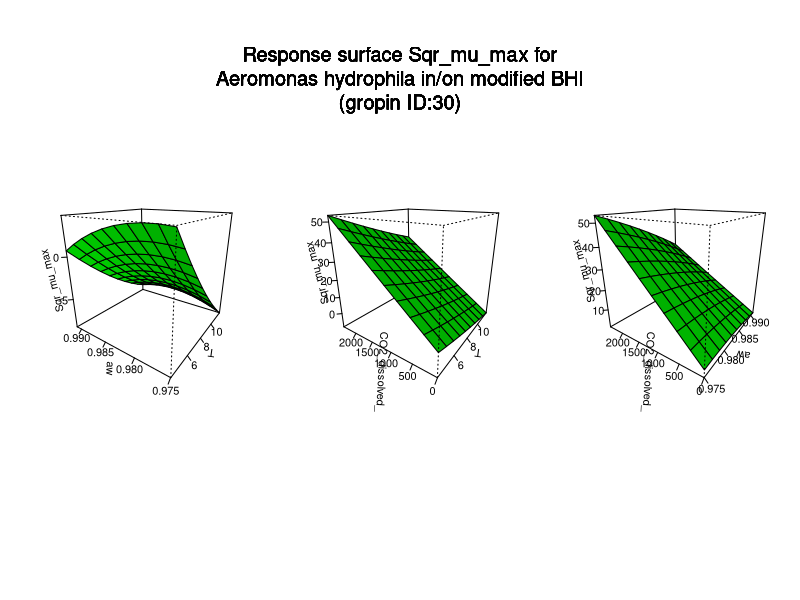

Recreate this plot in R.
#############################
# start of Parameter script
#############################
T <- seq(4.004,11.988011988012,length.out=10)
aw <- seq(0.974974,0.991008991008991,length.out=10)
CO2_dissolved_ <- seq(0,2408.59140859141,length.out=10)
#############################
# end of Parameter script
#############################
############################# 
# start of Model script Gropin ID 30 
#############################
 
# constant coefficients for this model
Il <- -18000
I1 <- -35.6
I2 <- 0.47
I3 <- 37000
I4 <- 0.053
I5 <- 7.6e-08
I6 <- -19000
I7 <- -0.00035
I8 <- 34
I9 <- -0.46
 
variables <- data.frame(T,aw,CO2_dissolved_)
argumentsPar <- unique.data.frame(expand.grid(variables))
 
# heart of the model
response_surface <- function(T,aw,CO2_dissolved_) {
   mumax <-(Il+(I1*T)+(I2*CO2_dissolved_)+(I3*aw)+(I4*(T^2))+(I5*(CO2_dissolved_^2))+(I6*(aw^2))+(I7*T*CO2_dissolved_)+(I8*T*aw)+(I9*CO2_dissolved_*aw))

	return(mumax=mumax)
} 

# output parameters
responseSurface <- cbind(argumentsPar,response_surface(argumentsPar['T'],argumentsPar['aw'],argumentsPar['CO2_dissolved_']))
colnames(responseSurface) <- c(colnames(argumentsPar),'Sqrmumax')
#############################
# End of Model script
#############################
############################# 
# start of Visualisation script Gropin ID 30 
#############################
titleText <-'Response surface Sqr_mu_max for
Aeromonas hydrophila in/on modified BHI
(gropin ID:30)'
argPar1 <- unique.data.frame(expand.grid(T,aw))
argPar2 <- unique.data.frame(expand.grid(T,CO2_dissolved_))
argPar3 <- unique.data.frame(expand.grid(aw,CO2_dissolved_))
z1 <- matrix(unlist(response_surface(T = argPar1[1],aw = argPar1[2],CO2_dissolved_ = CO2_dissolved_[1])),nrow=10)
z2 <- matrix(unlist(response_surface(T = argPar2[1],CO2_dissolved_ = argPar2[2],aw = aw[1])),nrow=10)
z3 <- matrix(unlist(response_surface(aw = argPar3[1],CO2_dissolved_ = argPar3[2],T = T[1])),nrow=10)
# adding precaution if response surface is zero
myZLim1 <- range(z1)
if(myZLim1[1] == myZLim1[2]) myZLim1[2] <- myZLim1[2]+1
myZLim2 <- range(z2)
if(myZLim2[1] == myZLim2[2]) myZLim2[2] <- myZLim2[2]+1
myZLim3 <- range(z3)
if(myZLim3[1] == myZLim3[2]) myZLim3[2] <- myZLim3[2]+1
if(length(T)>1 & length(aw)>1 & length(CO2_dissolved_)>1) {
	par(mfrow = c(1,3))
	persp(T,aw,z1,col = 'green',xlab='T',ylab='aw',zlab='Sqr_mu_max',zlim=myZLim1,theta=305,phi=20,shade=0.25,ticktype = 'detailed')
	persp(T,CO2_dissolved_,z2,col = 'green',xlab='T',ylab='CO2_dissolved_',zlab='Sqr_mu_max',zlim=myZLim2,theta=305,phi=20,shade=0.25,ticktype = 'detailed')
	persp(aw,CO2_dissolved_,z3,col = 'green',xlab='aw',ylab='CO2_dissolved_',zlab='Sqr_mu_max',zlim=myZLim3,theta=305,phi=20,shade=0.25,ticktype = 'detailed')
	mtext(titleText,outer=T,  cex=1.2, line=-8.5, side=3)
} else {
		myPars <- unique.data.frame(expand.grid(T,aw,CO2_dissolved_))
		myZ <-matrix(unlist(response_surface(myPars[,1],myPars[,2],myPars[,3])),nrow=10)
		myZLim <- range(myZ)
if(myZLim[1] == myZLim[2]) myZLim[2] <- myZLim[2]+1
	if(length(CO2_dissolved_)==1) {
		persp(T,aw,myZ,col = 'green',xlab='T',ylab='aw',zlab='Sqr_mu_max',main=titleText,sub=paste('other variable: CO2_dissolved_ =',round(CO2_dissolved_,digits = 2)),zlim=myZLim,theta=305,phi=20,shade=0.25,ticktype = 'detailed')
	}
	if(length(aw)==1) {
		persp(T,CO2_dissolved_,myZ,col = 'green',xlab='T',ylab='CO2_dissolved_',zlab='Sqr_mu_max',main=titleText,sub=paste('other variable: aw =',round(aw,digits = 2)),zlim=myZLim,theta=305,phi=20,shade=0.25,ticktype = 'detailed')
	}
	if(length(T)==1) {
		persp(aw,CO2_dissolved_,myZ,col = 'green',xlab='aw',ylab='CO2_dissolved_',zlab='Sqr_mu_max',main=titleText,sub=paste('other variable: T =',round(T,digits = 2)),zlim=myZLim,theta=305,phi=20,shade=0.25,ticktype = 'detailed')
	}
}
#############################
# End of Visualisation script
#############################
